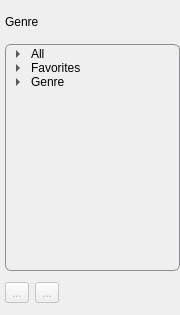
<?xml version="1.0" encoding="UTF-8"?>
<ui version="4.0">
 <class>UiGenreBase</class>
 <widget class="QWidget" name="UiGenreBase">
  <property name="geometry">
   <rect>
    <x>0</x>
    <y>0</y>
    <width>180</width>
    <height>315</height>
   </rect>
  </property>
  <property name="minimumSize">
   <size>
    <width>180</width>
    <height>315</height>
   </size>
  </property>
  <property name="maximumSize">
   <size>
    <width>180</width>
    <height>16777215</height>
   </size>
  </property>
  <property name="windowTitle">
   <string/>
  </property>
  <property name="styleSheet">
   <string notr="true">QAbstractScrollArea {

  background-color:transparent;
}

QTreeWidget {
  padding-top: 2px;
  padding-left: 2px;
  border: 1px solid #8f8f91;
  border-radius: 6px;
}</string>
  </property>
  <widget class="QWidget" name="widget" native="true">
   <property name="geometry">
    <rect>
     <x>5</x>
     <y>0</y>
     <width>38</width>
     <height>16</height>
    </rect>
   </property>
   <property name="minimumSize">
    <size>
     <width>0</width>
     <height>44</height>
    </size>
   </property>
   <layout class="QVBoxLayout" name="verticalLayout">
    <property name="margin">
     <number>0</number>
    </property>
    <item>
     <widget class="QLabel" name="label">
      <property name="text">
       <string>Genre</string>
      </property>
     </widget>
    </item>
   </layout>
  </widget>
  <widget class="QTreeWidget" name="m_treeWidgetGenre">
   <property name="geometry">
    <rect>
     <x>5</x>
     <y>44</y>
     <width>175</width>
     <height>227</height>
    </rect>
   </property>
   <property name="focusPolicy">
    <enum>Qt::NoFocus</enum>
   </property>
   <property name="autoScroll">
    <bool>true</bool>
   </property>
   <property name="showDropIndicator" stdset="0">
    <bool>false</bool>
   </property>
   <property name="verticalScrollMode">
    <enum>QAbstractItemView::ScrollPerItem</enum>
   </property>
   <property name="headerHidden">
    <bool>true</bool>
   </property>
   <column>
    <property name="text">
     <string>Genre</string>
    </property>
   </column>
   <item>
    <property name="text">
     <string>All</string>
    </property>
    <property name="icon">
     <iconset resource="../../resource/dboxfe.qrc">
      <normaloff>:/images/search</normaloff>:/images/search</iconset>
    </property>
    <item>
     <property name="text">
      <string>0-9</string>
     </property>
    </item>
    <item>
     <property name="text">
      <string>A-Z</string>
     </property>
    </item>
   </item>
   <item>
    <property name="text">
     <string>Favorites</string>
    </property>
    <property name="icon">
     <iconset resource="../../resource/dboxfe.qrc">
      <normaloff>:/images/favorite</normaloff>:/images/favorite</iconset>
    </property>
    <item>
     <property name="text">
      <string>0-9</string>
     </property>
    </item>
    <item>
     <property name="text">
      <string>A-Z</string>
     </property>
    </item>
   </item>
   <item>
    <property name="text">
     <string>Genre</string>
    </property>
    <property name="icon">
     <iconset resource="../../resource/dboxfe.qrc">
      <normaloff>:/images/notice</normaloff>:/images/notice</iconset>
    </property>
    <item>
     <property name="text">
      <string>Action</string>
     </property>
    </item>
    <item>
     <property name="text">
      <string>Adventure</string>
     </property>
    </item>
    <item>
     <property name="text">
      <string>Racing</string>
     </property>
    </item>
    <item>
     <property name="text">
      <string>RPG</string>
     </property>
    </item>
    <item>
     <property name="text">
      <string>Shooter</string>
     </property>
    </item>
    <item>
     <property name="text">
      <string>Simulation</string>
     </property>
    </item>
    <item>
     <property name="text">
      <string>Sports</string>
     </property>
    </item>
    <item>
     <property name="text">
      <string>Strategy</string>
     </property>
    </item>
   </item>
  </widget>
  <widget class="QWidget" name="m_widgetToolButton" native="true">
   <property name="geometry">
    <rect>
     <x>5</x>
     <y>271</y>
     <width>112</width>
     <height>28</height>
    </rect>
   </property>
   <property name="minimumSize">
    <size>
     <width>0</width>
     <height>44</height>
    </size>
   </property>
   <layout class="QVBoxLayout" name="verticalLayoutToolButton">
    <property name="margin">
     <number>0</number>
    </property>
    <item>
     <layout class="QHBoxLayout" name="horizontalLayoutToolButton">
      <item>
       <widget class="QToolButton" name="m_toolBtnAddGenre">
        <property name="enabled">
         <bool>false</bool>
        </property>
        <property name="text">
         <string>...</string>
        </property>
        <property name="icon">
         <iconset resource="../../resource/dboxfe.qrc">
          <normaloff>:/images/insert</normaloff>:/images/insert</iconset>
        </property>
       </widget>
      </item>
      <item>
       <widget class="QToolButton" name="m_toolBtnRemoveGenre">
        <property name="enabled">
         <bool>false</bool>
        </property>
        <property name="text">
         <string>...</string>
        </property>
        <property name="icon">
         <iconset resource="../../resource/dboxfe.qrc">
          <normaloff>:/images/remove</normaloff>:/images/remove</iconset>
        </property>
       </widget>
      </item>
      <item>
       <spacer name="horizontalSpacerToolButton">
        <property name="orientation">
         <enum>Qt::Horizontal</enum>
        </property>
        <property name="sizeHint" stdset="0">
         <size>
          <width>40</width>
          <height>20</height>
         </size>
        </property>
       </spacer>
      </item>
     </layout>
    </item>
   </layout>
  </widget>
 </widget>
 <resources>
  <include location="../../resource/dboxfe.qrc"/>
 </resources>
 <connections/>
</ui>
